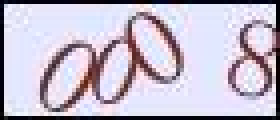
#> input picture image/0008_4000000152.jpg, 70 x 30 px (shown 4 times larger)
$ python test.py
#> lines starting #> are read from the running program, lines starting #| are printed output that depends on the picture

from PIL import Image
from io import BytesIO
import numpy as np
import os, random, base64, cv2
from gen_captcha import scan_files
from gen_captcha import image_name_start_i
from gen_captcha import image_name_end_i
np.set_printoptions(threshold=np.inf)


image_file = Image.open("image/0008_4000000152.jpg").convert('L')
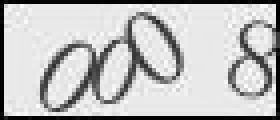
#> image_file: PIL image 70x30 L (shown 4 times larger); min 0, max 253, mean 189.9
image_file = np.array(image_file)
image_out = image_file.flatten()/255
#> image_out = 2100 values, max 0.992 at index 178, min 0 at index 37, mean 0.745

print(image_out.shape[0])
#| 2100
'''cv2.imshow('img', cv2.resize(np.array(image_out).reshape(30, 70), (140, 60), interpolation=cv2.INTER_CUBIC))
cv2.waitKey(0)
cv2.destroyAllWindows()
#image_file = np.array(image_file)
#print(process_image(image_file))

'''
